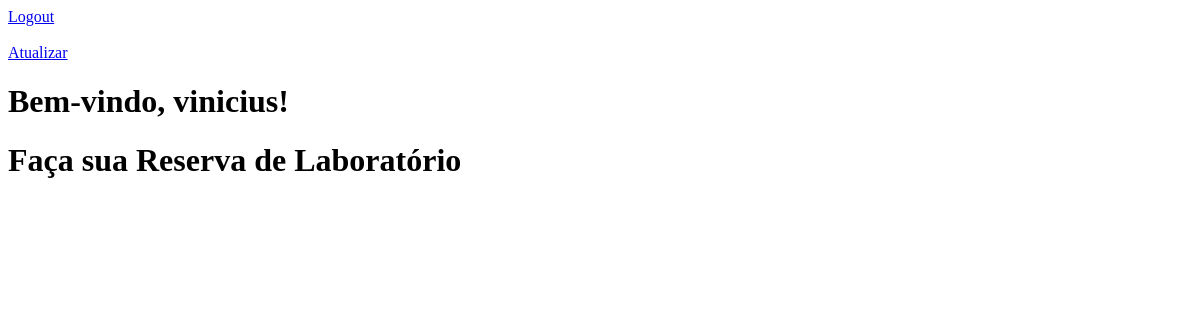
Page /dashboard/vinicius/ (signed in) on the earlier database version.
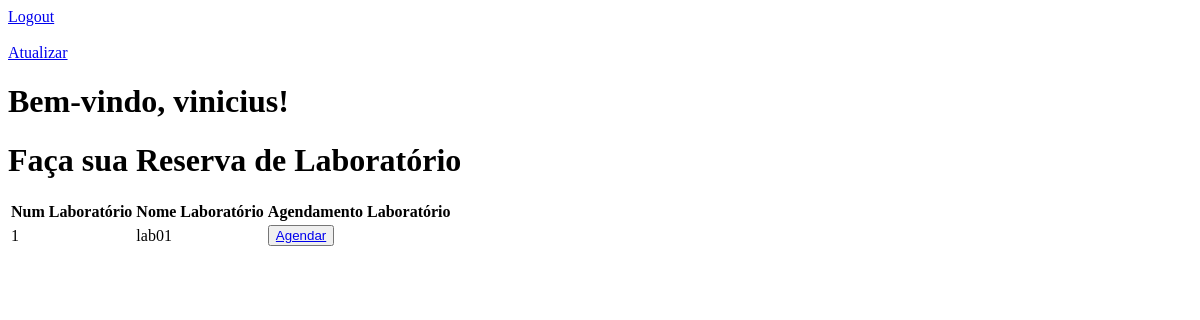
Same page on the later database version.
### main/models.py (models this page shows, shortened)
class Usuario(AbstractUser):
    USUARIOS = [
        (1, "aluno"),
        (2, "professor")
    ]
    cpf_cnpj = models.CharField(max_length=14, blank=False)
    phone = models.CharField(max_length=12)
    user = models.PositiveIntegerField(choices=USUARIOS, default=1)

### laboratory/models.py (models this page shows, shortened)
class Laboratory(models.Model):
    name_laboratory = models.CharField(max_length=20)
    number_laboratory = models.PositiveIntegerField()
    is_active = models.BooleanField(default=True)
    opening_time = models.TimeField(default=datetime.combine(datetime.today(), time(9,0,0)))
    closing_time = models.TimeField(default=datetime.combine(datetime.today(), time(21,0,0)))

### main/views/dashboard.py (the view)
# urls.py: path('dashboard/<str:username>/', Dashboard.as_view(), name='dashboard'),
class Dashboard(LoginRequiredMixin, View):
    def get(self, request, username):
        user = get_object_or_404(Usuario, username=username)
        lab_active = Laboratory.objects.filter(is_active=True).values('pk','name_laboratory', 'number_laboratory')
        if lab_active:
            context = {'user': user, 'lab_active': lab_active}
            return render(request, 'dashboard.html', context)
        return render(request, 'dashboard.html', {'user': user, 'lab_active': []})

### templates/dashboard.html (shortened to what this page needs)
<html>
<body>
    <a href="{% url 'logout' %}">Logout</a><BR><BR>
    <a href="{% url 'updateuser' pk=user.pk %}">Atualizar</a>
    {% if user.is_authenticated %}
        <h1>Bem-vindo, {{ user.username }}!</h1>
    {% else %}
        {% url login %}
    {% endif %}
        <h1>Faça sua Reserva de Laboratório</h1>
        <form method="post">
            {% for lab in lab_active %}
            <table>
                <thead>
                    <tr>
                        <th>Num Laboratório</th>
                        <th>Nome Laboratório</th>
                        <th>Agendamento Laboratório</th>
                    </tr>
                </thead>
                <tbody>
                        <tr>
                            <td>{{ lab.number_laboratory }}</td>
                            <td>{{ lab.name_laboratory }}</td>
                            <td><button><a href="{% url 'laboratorio:list_lab' lab.pk %}">Agendar</a></button></td>
                        </tr>
                </tbody>
            </table><br><br>
            {% endfor %}
        </form>
</body>
</html>

Differences in the rows shown:
added Laboratory: number_laboratory "1", name_laboratory "lab01"
